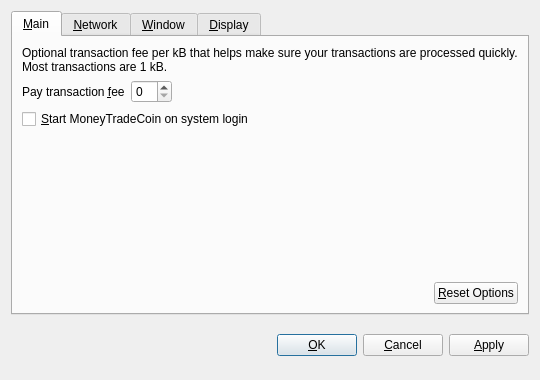
<?xml version="1.0" encoding="UTF-8"?>
<ui version="4.0">
 <class>OptionsDialog</class>
 <widget class="QDialog" name="OptionsDialog">
  <property name="geometry">
   <rect>
    <x>0</x>
    <y>0</y>
    <width>540</width>
    <height>380</height>
   </rect>
  </property>
  <property name="windowTitle">
   <string>Options</string>
  </property>
  <property name="modal">
   <bool>true</bool>
  </property>
  <layout class="QVBoxLayout" name="verticalLayout">
   <item>
    <widget class="QTabWidget" name="tabWidget">
     <property name="tabPosition">
      <enum>QTabWidget::North</enum>
     </property>
     <property name="currentIndex">
      <number>0</number>
     </property>
     <widget class="QWidget" name="tabMain">
      <attribute name="title">
       <string>&amp;Main</string>
      </attribute>
      <layout class="QVBoxLayout" name="verticalLayout_Main">
       <item>
        <widget class="QLabel" name="transactionFeeInfoLabel">
         <property name="text">
          <string>Optional transaction fee per kB that helps make sure your transactions are processed quickly. Most transactions are 1 kB.</string>
         </property>
         <property name="textFormat">
          <enum>Qt::PlainText</enum>
         </property>
         <property name="wordWrap">
          <bool>true</bool>
         </property>
        </widget>
       </item>
       <item>
        <layout class="QHBoxLayout" name="horizontalLayout_1_Main">
         <item>
          <widget class="QLabel" name="transactionFeeLabel">
           <property name="text">
            <string>Pay transaction &amp;fee</string>
           </property>
           <property name="textFormat">
            <enum>Qt::PlainText</enum>
           </property>
           <property name="buddy">
            <cstring>transactionFee</cstring>
           </property>
          </widget>
         </item>
         <item>
          <widget class="BitcoinAmountField" name="transactionFee"/>
         </item>
         <item>
          <spacer name="horizontalSpacer_1_Main">
           <property name="orientation">
            <enum>Qt::Horizontal</enum>
           </property>
           <property name="sizeHint" stdset="0">
            <size>
             <width>40</width>
             <height>20</height>
            </size>
           </property>
          </spacer>
         </item>
        </layout>
       </item>
       <item>
        <widget class="QCheckBox" name="bitcoinAtStartup">
         <property name="toolTip">
          <string>Automatically start MoneyTradeCoin after logging in to the system.</string>
         </property>
         <property name="text">
          <string>&amp;Start MoneyTradeCoin on system login</string>
         </property>
        </widget>
       </item>
       <item>
        <spacer name="verticalSpacer_Main">
         <property name="orientation">
          <enum>Qt::Vertical</enum>
         </property>
         <property name="sizeHint" stdset="0">
          <size>
           <width>20</width>
           <height>40</height>
          </size>
         </property>
        </spacer>
       </item>
       <item>
        <layout class="QHBoxLayout" name="horizontalLayout_2_Main">
         <item>
          <spacer name="horizontalSpacer_2_Main">
           <property name="orientation">
            <enum>Qt::Horizontal</enum>
           </property>
           <property name="sizeHint" stdset="0">
            <size>
             <width>40</width>
             <height>20</height>
            </size>
           </property>
          </spacer>
         </item>
         <item>
          <widget class="QPushButton" name="resetButton">
           <property name="toolTip">
            <string>Reset all client options to default.</string>
           </property>
           <property name="text">
            <string>&amp;Reset Options</string>
           </property>
           <property name="autoDefault">
            <bool>false</bool>
           </property>
          </widget>
         </item>
        </layout>
       </item>
      </layout>
     </widget>
     <widget class="QWidget" name="tabNetwork">
      <attribute name="title">
       <string>&amp;Network</string>
      </attribute>
      <layout class="QVBoxLayout" name="verticalLayout_Network">
       <item>
        <widget class="QCheckBox" name="mapPortUpnp">
         <property name="toolTip">
          <string>Automatically open the MoneyTradeCoin client port on the router. This only works when your router supports UPnP and it is enabled.</string>
         </property>
         <property name="text">
          <string>Map port using &amp;UPnP</string>
         </property>
        </widget>
       </item>
       <item>
        <widget class="QCheckBox" name="connectSocks">
         <property name="toolTip">
          <string>Connect to the MoneyTradeCoin network through a SOCKS proxy (e.g. when connecting through Tor).</string>
         </property>
         <property name="text">
          <string>&amp;Connect through SOCKS proxy:</string>
         </property>
        </widget>
       </item>
       <item>
        <layout class="QHBoxLayout" name="horizontalLayout_Network">
         <item>
          <widget class="QLabel" name="proxyIpLabel">
           <property name="text">
            <string>Proxy &amp;IP:</string>
           </property>
           <property name="textFormat">
            <enum>Qt::PlainText</enum>
           </property>
           <property name="buddy">
            <cstring>proxyIp</cstring>
           </property>
          </widget>
         </item>
         <item>
          <widget class="QValidatedLineEdit" name="proxyIp">
           <property name="maximumSize">
            <size>
             <width>140</width>
             <height>16777215</height>
            </size>
           </property>
           <property name="toolTip">
            <string>IP address of the proxy (e.g. 127.0.0.1)</string>
           </property>
          </widget>
         </item>
         <item>
          <widget class="QLabel" name="proxyPortLabel">
           <property name="text">
            <string>&amp;Port:</string>
           </property>
           <property name="textFormat">
            <enum>Qt::PlainText</enum>
           </property>
           <property name="buddy">
            <cstring>proxyPort</cstring>
           </property>
          </widget>
         </item>
         <item>
          <widget class="QLineEdit" name="proxyPort">
           <property name="maximumSize">
            <size>
             <width>55</width>
             <height>16777215</height>
            </size>
           </property>
           <property name="toolTip">
            <string>Port of the proxy (e.g. 9050)</string>
           </property>
          </widget>
         </item>
         <item>
          <widget class="QLabel" name="socksVersionLabel">
           <property name="text">
            <string>SOCKS &amp;Version:</string>
           </property>
           <property name="textFormat">
            <enum>Qt::PlainText</enum>
           </property>
           <property name="buddy">
            <cstring>socksVersion</cstring>
           </property>
          </widget>
         </item>
         <item>
          <widget class="QValueComboBox" name="socksVersion">
           <property name="toolTip">
            <string>SOCKS version of the proxy (e.g. 5)</string>
           </property>
          </widget>
         </item>
         <item>
          <spacer name="horizontalSpacer_Network">
           <property name="orientation">
            <enum>Qt::Horizontal</enum>
           </property>
           <property name="sizeHint" stdset="0">
            <size>
             <width>40</width>
             <height>20</height>
            </size>
           </property>
          </spacer>
         </item>
        </layout>
       </item>
       <item>
        <spacer name="verticalSpacer_Network">
         <property name="orientation">
          <enum>Qt::Vertical</enum>
         </property>
         <property name="sizeHint" stdset="0">
          <size>
           <width>20</width>
           <height>40</height>
          </size>
         </property>
        </spacer>
       </item>
      </layout>
     </widget>
     <widget class="QWidget" name="tabWindow">
      <attribute name="title">
       <string>&amp;Window</string>
      </attribute>
      <layout class="QVBoxLayout" name="verticalLayout_Window">
       <item>
        <widget class="QCheckBox" name="minimizeToTray">
         <property name="toolTip">
          <string>Show only a tray icon after minimizing the window.</string>
         </property>
         <property name="text">
          <string>&amp;Minimize to the tray instead of the taskbar</string>
         </property>
        </widget>
       </item>
       <item>
        <widget class="QCheckBox" name="minimizeOnClose">
         <property name="toolTip">
          <string>Minimize instead of exit the application when the window is closed. When this option is enabled, the application will be closed only after selecting Quit in the menu.</string>
         </property>
         <property name="text">
          <string>M&amp;inimize on close</string>
         </property>
        </widget>
       </item>
       <item>
        <spacer name="verticalSpacer_Window">
         <property name="orientation">
          <enum>Qt::Vertical</enum>
         </property>
         <property name="sizeHint" stdset="0">
          <size>
           <width>20</width>
           <height>40</height>
          </size>
         </property>
        </spacer>
       </item>
      </layout>
     </widget>
     <widget class="QWidget" name="tabDisplay">
      <attribute name="title">
       <string>&amp;Display</string>
      </attribute>
      <layout class="QVBoxLayout" name="verticalLayout_Display">
       <item>
        <layout class="QHBoxLayout" name="horizontalLayout_1_Display">
         <item>
          <widget class="QLabel" name="langLabel">
           <property name="text">
            <string>User Interface &amp;language:</string>
           </property>
           <property name="textFormat">
            <enum>Qt::PlainText</enum>
           </property>
           <property name="buddy">
            <cstring>lang</cstring>
           </property>
          </widget>
         </item>
         <item>
          <widget class="QValueComboBox" name="lang">
           <property name="toolTip">
            <string>The user interface language can be set here. This setting will take effect after restarting MoneyTradeCoin.</string>
           </property>
          </widget>
         </item>
        </layout>
       </item>
       <item>
        <layout class="QHBoxLayout" name="horizontalLayout_2_Display">
         <item>
          <widget class="QLabel" name="unitLabel">
           <property name="text">
            <string>&amp;Unit to show amounts in:</string>
           </property>
           <property name="textFormat">
            <enum>Qt::PlainText</enum>
           </property>
           <property name="buddy">
            <cstring>unit</cstring>
           </property>
          </widget>
         </item>
         <item>
          <widget class="QValueComboBox" name="unit">
           <property name="toolTip">
            <string>Choose the default subdivision unit to show in the interface and when sending coins.</string>
           </property>
          </widget>
         </item>
        </layout>
       </item>
       <item>
        <widget class="QCheckBox" name="displayAddresses">
         <property name="toolTip">
          <string>Whether to show MoneyTradeCoin addresses in the transaction list or not.</string>
         </property>
         <property name="text">
          <string>&amp;Display addresses in transaction list</string>
         </property>
        </widget>
       </item>
       <item>
        <widget class="QCheckBox" name="coinControlFeatures">
         <property name="toolTip">
          <string>Whether to show coin control features or not.</string>
         </property>
         <property name="text">
          <string>Display coin &amp;control features (experts only!)</string>
         </property>
        </widget>
       </item>
       <item>
        <spacer name="verticalSpacer_Display">
         <property name="orientation">
          <enum>Qt::Vertical</enum>
         </property>
         <property name="sizeHint" stdset="0">
          <size>
           <width>20</width>
           <height>40</height>
          </size>
         </property>
        </spacer>
       </item>
      </layout>
     </widget>
    </widget>
   </item>
   <item>
    <layout class="QHBoxLayout" name="horizontalLayout_Buttons">
     <item>
      <spacer name="horizontalSpacer_1">
       <property name="orientation">
        <enum>Qt::Horizontal</enum>
       </property>
       <property name="sizeHint" stdset="0">
        <size>
         <width>40</width>
         <height>48</height>
        </size>
       </property>
      </spacer>
     </item>
     <item>
      <widget class="QLabel" name="statusLabel">
       <property name="font">
        <font>
         <weight>75</weight>
         <bold>true</bold>
        </font>
       </property>
       <property name="text">
        <string/>
       </property>
       <property name="textFormat">
        <enum>Qt::PlainText</enum>
       </property>
       <property name="wordWrap">
        <bool>true</bool>
       </property>
      </widget>
     </item>
     <item>
      <spacer name="horizontalSpacer_2">
       <property name="orientation">
        <enum>Qt::Horizontal</enum>
       </property>
       <property name="sizeHint" stdset="0">
        <size>
         <width>40</width>
         <height>48</height>
        </size>
       </property>
      </spacer>
     </item>
     <item>
      <widget class="QPushButton" name="okButton">
       <property name="text">
        <string>&amp;OK</string>
       </property>
      </widget>
     </item>
     <item>
      <widget class="QPushButton" name="cancelButton">
       <property name="text">
        <string>&amp;Cancel</string>
       </property>
       <property name="autoDefault">
        <bool>false</bool>
       </property>
      </widget>
     </item>
     <item>
      <widget class="QPushButton" name="applyButton">
       <property name="text">
        <string>&amp;Apply</string>
       </property>
       <property name="autoDefault">
        <bool>false</bool>
       </property>
      </widget>
     </item>
    </layout>
   </item>
  </layout>
 </widget>
 <customwidgets>
  <customwidget>
   <class>BitcoinAmountField</class>
   <extends>QSpinBox</extends>
   <header>bitcoinamountfield.h</header>
  </customwidget>
  <customwidget>
   <class>QValueComboBox</class>
   <extends>QComboBox</extends>
   <header>qvaluecombobox.h</header>
  </customwidget>
  <customwidget>
   <class>QValidatedLineEdit</class>
   <extends>QLineEdit</extends>
   <header>qvalidatedlineedit.h</header>
  </customwidget>
 </customwidgets>
 <resources/>
 <connections/>
</ui>
